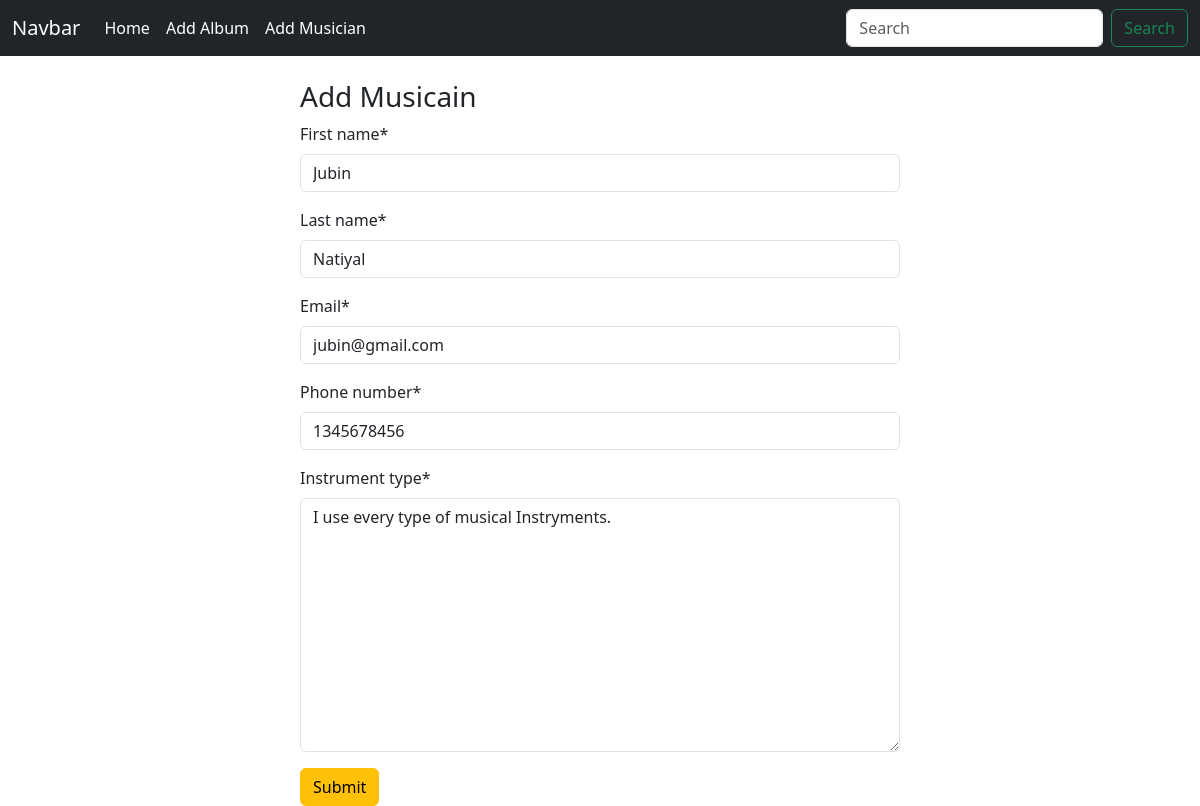
Page /add_musician/edit/2 on the committed database.
### musician/models.py (models this page shows, shortened)
class Musician(models.Model):
    first_name = models.CharField(max_length=100)
    last_name = models.CharField(max_length=100)
    email = models.EmailField()
    phone_number = models.IntegerField()
    instrument_type = models.TextField()

### musician/views.py (the view)
# urls.py: path('edit/<int:id>',views.edit_musician,name='edit_musician'),
def edit_musician(request,id):
    musician=models.Musician.objects.get(pk=id)
    musician_form=forms.MusicianForm(instance=musician)
    if request.method=='POST':
        musician_form=forms.MusicianForm(request.POST,instance=musician)
        if musician_form.is_valid():
            musician_form.save()
            return redirect("homepage")
    return render(request,'add_musician.html',{'form':musician_form})

### musician/forms.py
class MusicianForm(forms.ModelForm):
    class Meta:
        model=Musician
        fields='__all__'

### musician/templates/add_musician.html (shortened to what this page needs)
{% extends 'index.html'%}
{% load crispy_forms_tags %}
{% block content%}
 <form action="" style="width: 50%; height: 500px; margin: auto;" class="pt-4" method="POST">
    <h3>Add Musicain</h3>
    {{form|crispy}}
    <button class="btn btn-warning" value="submit" type="submit">Submit</button>
 </form>
{% endblock %}

### rows in the picture
Musician: first_name "Jubin", last_name "Natiyal", email "jubin@gmail.com", phone_number "1345678456", instrument_type "I use every type of musical Instryments."
